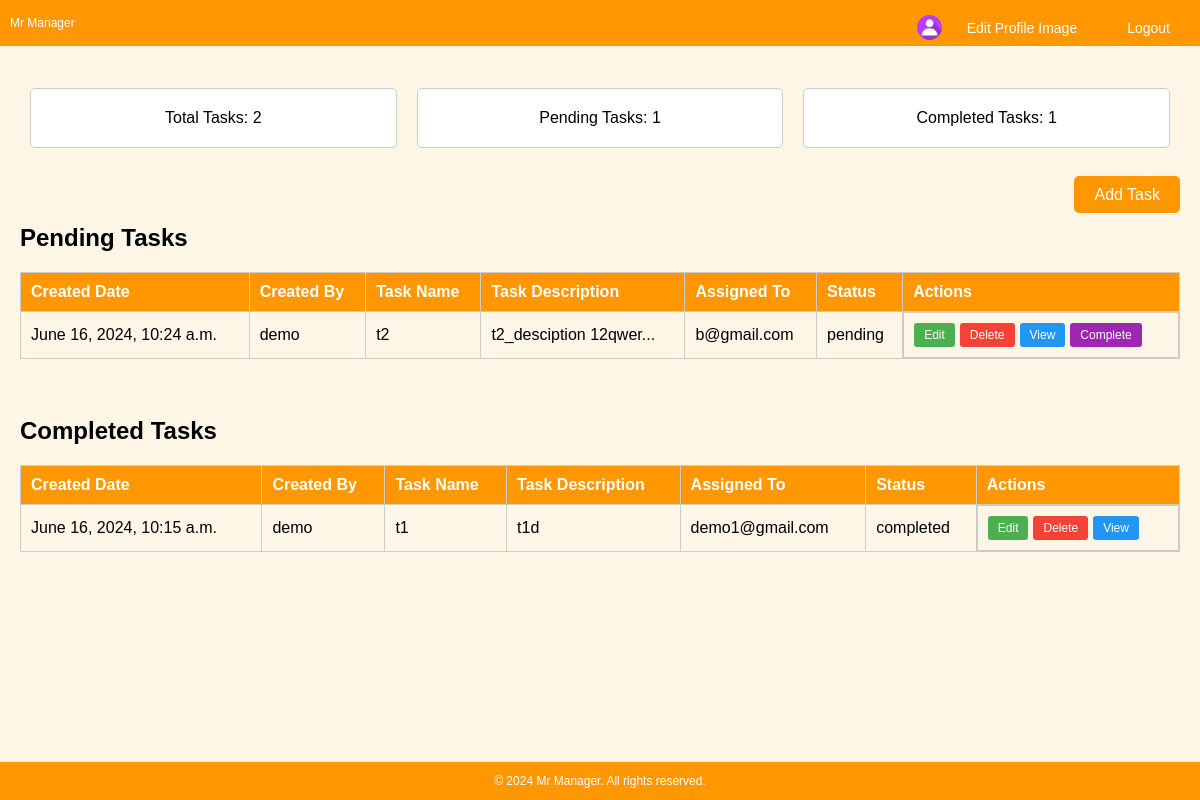
Page /dashboard (signed in) on the earlier database version.
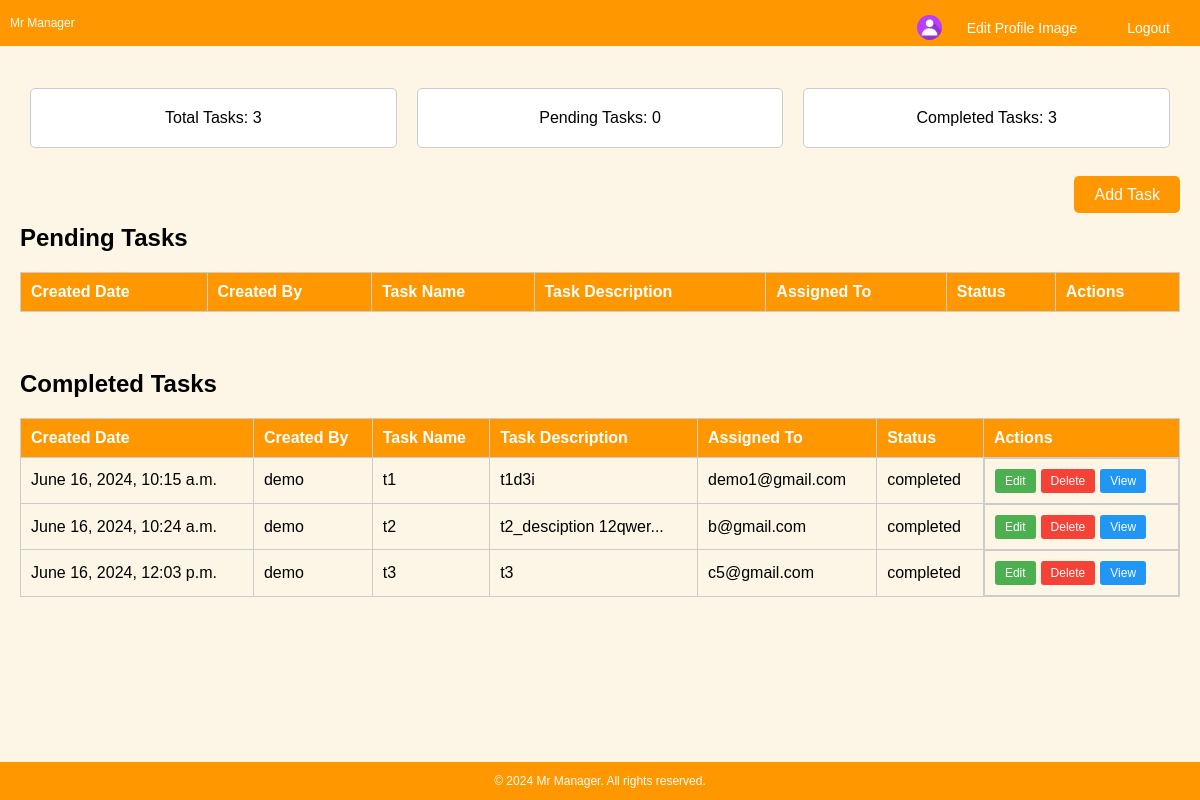
Same page on the later database version.
### mr_manager_app/models.py (models this page shows, shortened)
class Task(models.Model):
    task_name = models.CharField(max_length=200)
    task_description = models.TextField()
    created_date = models.DateTimeField(auto_now_add=True)
    created_by = models.ForeignKey(User, related_name='tasks_created', on_delete=models.CASCADE)
    assigned_to = models.EmailField()
    status = models.CharField(max_length=10, default='pending')  # completed or pending

### mr_manager_app/views.py (the view)
# urls.py: path('dashboard', views.dashboard, name='dashboard'),
@login_required
def dashboard(request):
    user_model = User.objects.get(username=request.user.username)
    user = Profile.objects.get(user=user_model)
    tasks = Task.objects.filter(created_by = user_model.id)
    pending_tasks = tasks.filter(status='pending')
    completed_tasks = tasks.filter(status='completed')
    context = {
        'user' : user,
        'total_tasks': tasks.count(),
        'pending_tasks': pending_tasks.count(),
        'completed_tasks': completed_tasks.count(),
        'pending_task_list': pending_tasks,
        'completed_task_list': completed_tasks,
    }
    return render(request, 'dashboard.html', context)

### mr_manager_app/templates/dashboard.html (shortened to what this page needs)
{% load static %}
<!DOCTYPE html>
<html lang="en">
<head>
    <link rel="stylesheet" href="{% static 'css/dashboard-style.css' %}">
</head>
<body>
    <header>
        <div class="header-content">
            <div>Mr Manager</div>
            <div class="profile-section">
                <img src="{{ user.profile_img.url }}" alt="" class="profile-img">
                <div class="profile-buttons">
                    <a href="/edit_profile_view" class="button">Edit Profile Image</a>
                    <a href="/logout" class="button">Logout</a>
                </div>
            </div>
        </div>
    </header><br>
    <div class="content">
        <div class="tasks-count">
            <div class="task-box">Total Tasks: {{ total_tasks }}</div>
            <div class="task-box">Pending Tasks: {{ pending_tasks }}</div>
            <div class="task-box">Completed Tasks: {{ completed_tasks }}</div>
        </div><br>
        <div align="right"><a href="add_task" class="button">Add Task</a></div>
        <h2>Pending Tasks</h2>
        <table>
            <thead>
                <tr>
                    <th>Created Date</th>
                    <th>Created By</th>
                    <th>Task Name</th>
                    <th>Task Description</th>
                    <th>Assigned To</th>
                    <th>Status</th>
                    <th>Actions</th>
                </tr>
            </thead>
            <tbody>
                {% for task in pending_task_list %}
                <tr>
                    <td>{{ task.created_date }}</td>
                    <td>{{ task.created_by.username }}</td>
                    <td>{{ task.task_name }}</td>
                    <td>{{ task.task_description|slice:":20" }}{% if task.task_description|length > 20 %}...{% endif %}</td>
                    <td>{{ task.assigned_to }}</td>
                    <td>{{ task.status }}</td>
                    <td class="actions">
                         <a href="/edit_task/{{task.id}}" class="action-button edit-button">Edit</a>
                        <a href="/delete_task/{{task.id}}" class="action-button delete-button">Delete</a>
                        <a href="/view_task/{{task.id}}" class="action-button view-button">View</a>
                        <a href="/complete_task/{{task.id}}" class="action-button complete-button">Complete</a>
                    </td>
                </tr>
                {% endfor %}
            </tbody>
        </table><br>
        <h2>Completed Tasks</h2>
        <table>
            <thead>
                <tr>
                    <th>Created Date</th>
                    <th>Created By</th>
                    <th>Task Name</th>
                    <th>Task Description</th>
                    <th>Assigned To</th>
                    <th>Status</th>
                    <th>Actions</th>
                </tr>
            </thead>
            <tbody>
                {% for task in completed_task_list %}
                <tr>
                    <td>{{ task.created_date }}</td>
                   <td>{{ task.created_by.username }}</td>
                    <td>{{ task.task_name }}</td>
                    <td>{{ task.task_description|slice:":20" }}{% if task.task_description|length > 20 %}...{% endif %}</td>
                    <td>{{ task.assigned_to }}</td>
                    <td>{{ task.status }}</td>
                    <td class="actions">
                        <a href="/edit_task/{{task.id}}" class="action-button edit-button">Edit</a>
                        <a href="/delete_task/{{task.id}}" class="action-button delete-button">Delete</a>
                        <a href="/view_task/{{task.id}}" class="action-button view-button">View</a>
                    </td>
                </tr>
                {% endfor %}
            </tbody>
        </table>
    </div><br><br><br><br>
    <footer><p>&copy; 2024 Mr Manager. All rights reserved.</p></footer>
</body>
</html>

Differences in the rows shown:
changed Task "June 16, 2024, 10:15 a.m.": task_description "t1d" → "t1d3i"
changed Task "June 16, 2024, 10:24 a.m.": moves from the list under "Pending Tasks" to the list under "Completed Tasks"
added Task: created_date "June 16, 2024, 12:03 p.m.", created_by.username "demo", task_name "t3", task_description "t3", assigned_to "c5@gmail.com", status "completed", shown under "Completed Tasks"
Other differences:
{{ total_tasks }}: "2" → "3"
{{ pending_tasks }}: "1" → "0"
{{ completed_tasks }}: "1" → "3"
